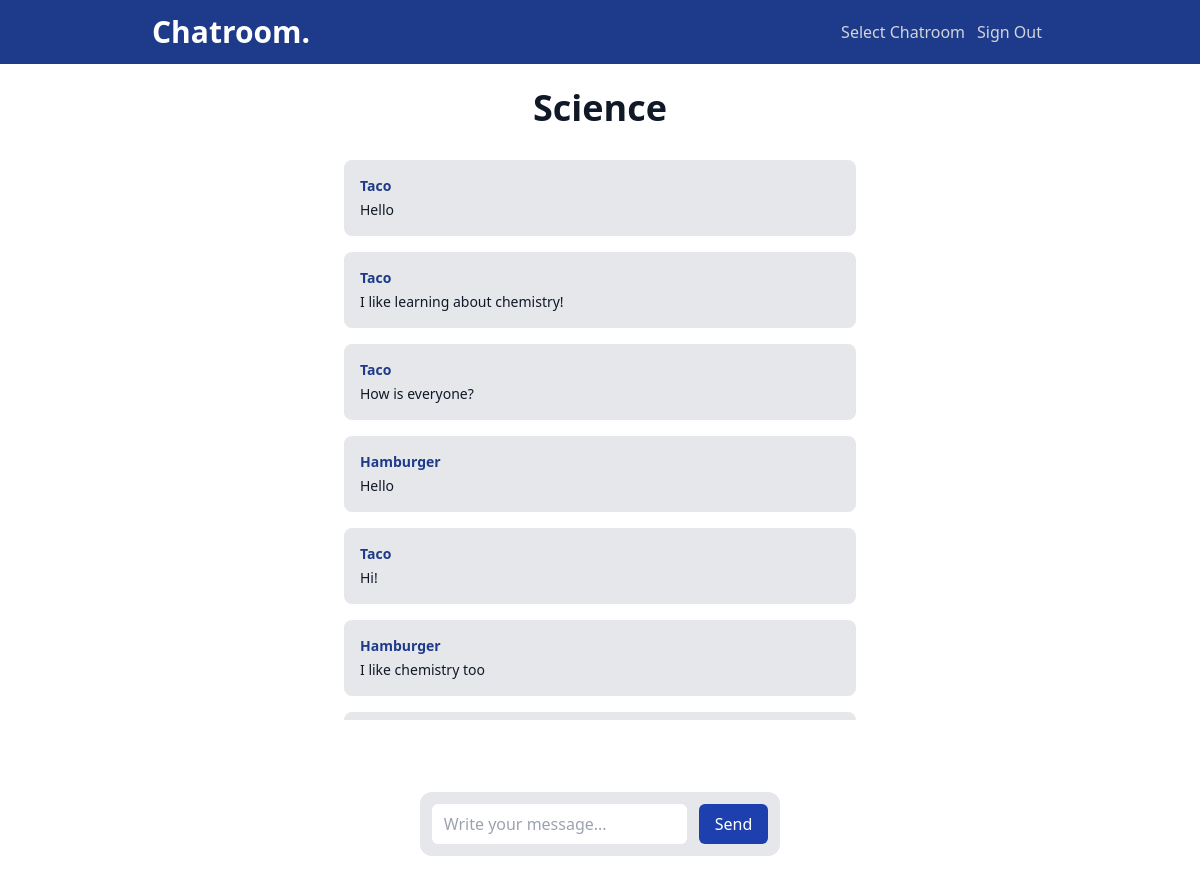
The app's page /chatrooms/science/ (signed in) with its own data.
### room/models.py (models this page shows)
class Room(models.Model):
    roomName = models.CharField(max_length=255)
    slug = models.SlugField(unique=True)

class Message(models.Model):
    roomName = models.ForeignKey(Room, related_name = 'messages', on_delete = models.CASCADE)
    userName = models.ForeignKey(User, related_name = 'messages', on_delete = models.CASCADE)
    messageContent = models.TextField()
    dateWritten = models.DateTimeField(auto_now_add = True)
    class Meta:
        ordering = ('dateWritten',)

### room/views.py (the view)
# urls.py: path('<slug:slug>/', views.chatroom, name = 'chatroom'),
@login_required
def chatroom(request, slug):
    chatroom = Room.objects.get(slug = slug)
    messages = Message.objects.filter(roomName=chatroom).order_by('-dateWritten')[0:30][::-1]
    return render(request, 'active_chatroom.html', {'chatroom': chatroom, 'messages': messages})

### room/templates/active_chatroom.html (shortened to what this page needs)
{% extends 'navbar.html' %}
{% block content %}
{% if not request.user.is_authenticated %}
    <div class = "min-h-screen flex justify-center py-12 px-4 sm:px-6 lg:px-8">
        <div class = "max-w-lg w-full space-y-8">
            <div>
                <h1 class="text-center font-extrabold text-gray-900">You are not signed in.</h1>
            </div>
        </div>
    </div>
{% else %}
<div class = "flex justify-center py-6 px-4 sm:px-6 lg:px-8">
        <div class = "max-w-lg w-full space-y-8">
            <div>
                <h1 class = "text-center text-4xl font-extrabold text-gray-900">{{chatroom.roomName}}</h1>
            </div>
            <div id = "chatMessages" class = "flex flex-col gap-4 h-[560px] overflow-y-auto">
                {% for message in messages %}
                    <div class = "bg-gray-200 p-4 rounded-lg">
                        <div>
                            <div class = "text-sm font-bold text-blue-900"> {{message.userName}} </div>
                            <div class = "mt-1 font-medium text-sm text-gray-900"> {{message.messageContent}} </div>
                        </div>
                    </div>
                {% endfor %}
            </div>
        </div>
    </div>
    <div class = "flex justify-center py-12 px-4 sm:px-6 lg:px-8">
        <div class = "bg-gray-200 rounded-xl p-3">
        <form method = "post" action = "." class = "flex">
            <input type = "text" name = "content" class = "flex-1 rounded-md px-3 py-2 mr-3 focus:outline-none focus:ring focus:border-blue-900" placeholder = "Write your message..." id = "messageInput">
            <button id = "messageSubmit" class = "bg-blue-800 text-white px-4 py-2 rounded-md">Send</button>
        </form>
        </div>
    </div>
{% endif %}
{% endblock %}

### records on screen
Room: roomName "Science"
Message: userName "Taco", messageContent "Hello"
Message: userName "Taco", messageContent "I like learning about chemistry!"
Message: userName "Taco", messageContent "How is everyone?"
Message: userName "Hamburger", messageContent "Hello"
Message: userName "Taco", messageContent "Hi!"
Message: userName "Hamburger", messageContent "I like chemistry too"
